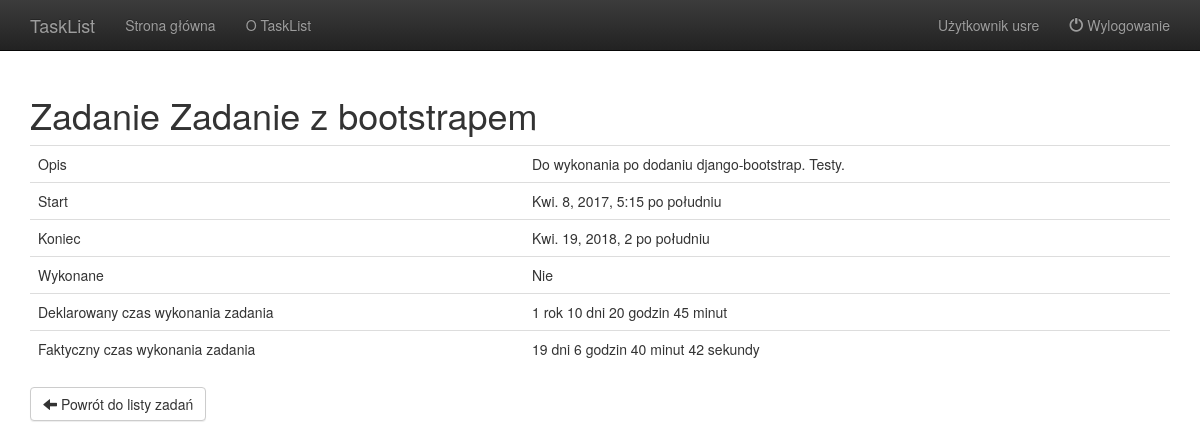
/task/details/10 (signed in), run on an earlier commit of the app's database.
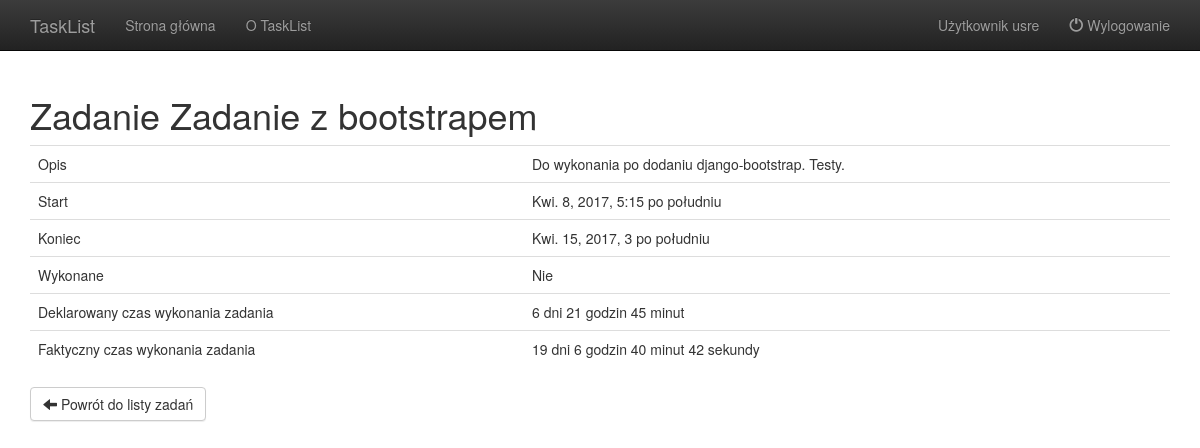
And on a later commit of the database.
### TaskList/models.py (models this page shows, shortened)
class Task(models.Model):
    user = models.ForeignKey(User)
    name = models.CharField(max_length=256)
    description = models.TextField(max_length=4000)
    start = models.DateTimeField(default=datetime.now)
    end = models.DateTimeField(default=datetime.now)
    done = models.BooleanField(default=False)
    def calculate_task_time(self):
        return self.end - self.start
    def calculate_real_task_time(self):
        real_task_time = datetime.now(timezone.utc) - self.start
        if not self.done:
            return real_task_time
        return self.calculate_task_time()
    def get_localized_task_time(self):
        return polish_timedelta.localize(self.calculate_task_time())
    def get_localized_real_task_time(self):
        return polish_timedelta.localize(self.calculate_real_task_time())

### TaskList/list_views.py (the view)
# urls.py: url(r'^task/details/(?P<pk>\d+)$', list_views.TaskDetailsView.as_view(), name='task_details'),
@method_decorator(login_required, 'dispatch')
class TaskDetailsView(DetailView):
    template_name = "TaskList/task_details.html"
    model = Task
    def get_context_data(self, **kwargs):
        context = super(TaskDetailsView, self).get_context_data(**kwargs)
        context['user'] = self.request.user
        return context

### TaskList/AuthenticationBackend.py (called while the page is built)
    def get_user(self, user_id):
        try:
            return User.objects.get(pk=user_id)
        except User.DoesNotExist:
            return None

### TaskList/polish_timedelta.py (called while the page is built)
def _pluralize(quantity, dictionary):
    remainder = quantity % 10
    if isinstance(dictionary, dict):
        if 1 < remainder < 5:
            return dictionary['plural1']
        elif quantity == 1:
            return dictionary['singular']
        else:
            return dictionary['plural2']
    else:
        raise TypeError('Nie podano słownika')

### TaskList/templates/TaskList/task_details.html (shortened to what this page needs)
{% extends "layout.html" %}
{% block content %}
<h1>Zadanie {{object.name}}</h1>
<table class="table">
    <tbody>
        <tr>
            <td>Opis</td><td>{{object.description}}</td>
        </tr>
        <tr>
            <td>Start</td><td>{{object.start}}</td>
        </tr>
        <tr>
            <td>Koniec</td><td>{{object.end}}</td>
        </tr>
        <tr>
            <td>Wykonane</td><td>{% if object.done %}Tak{% else %}Nie{% endif %}</td>
        </tr>
        <tr>
            <td>Deklarowany czas wykonania zadania</td>
            <td>{{object.get_localized_task_time}}</td>
        </tr>
        <tr>
            <td>Faktyczny czas wykonania zadania</td>
            <td>{{object.get_localized_real_task_time}}</td>
        </tr>
    </tbody>
</table>
<a class="btn btn-default" href="{% url 'task_list' %}"><span class="glyphicon glyphicon-arrow-left"></span>
    Powrót do listy zadań
</a>
{% endblock %}

What changed in the data, as far as the page shows it:
changed Task "Zadanie z bootstrapem": end "Kwi. 19, 2018, 2 po południu" → "Kwi. 15, 2017, 3 po południu"; get_localized_task_time "1 rok 10 dni 20 godzin 45 minut" → "6 dni 21 godzin 45 minut"
